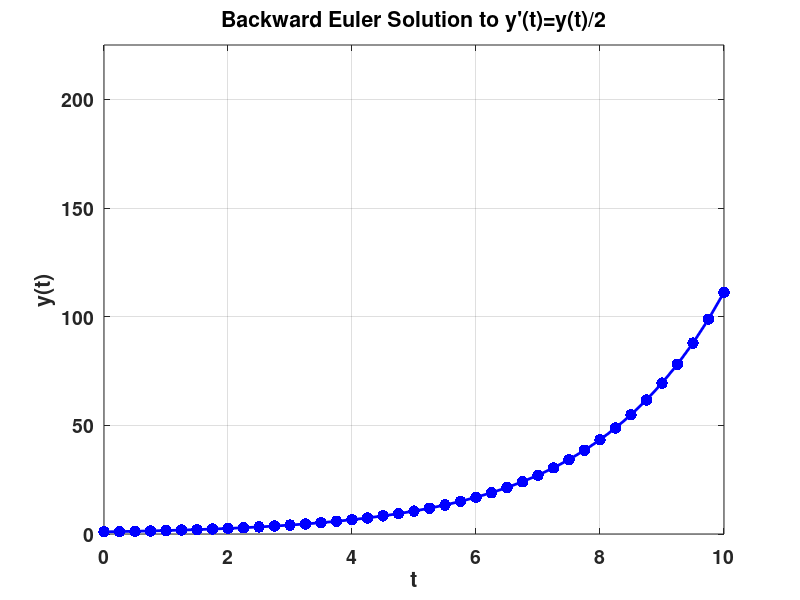
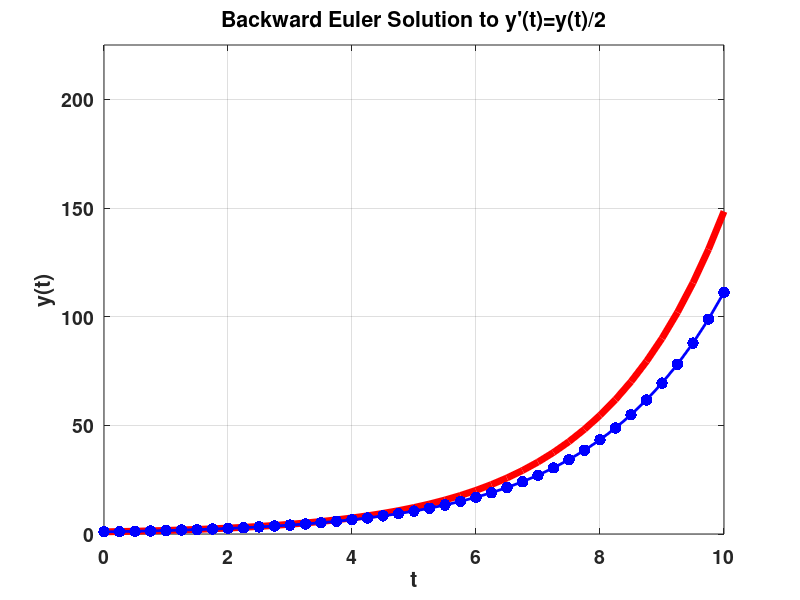
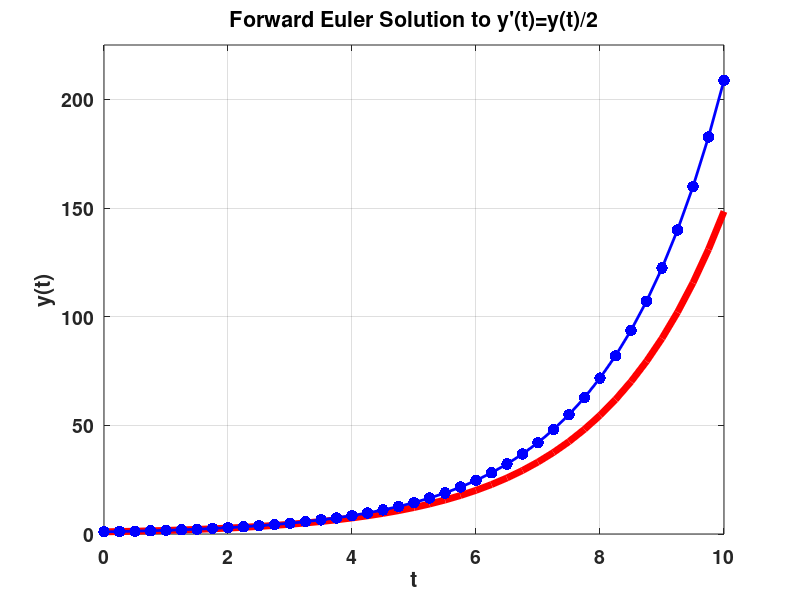
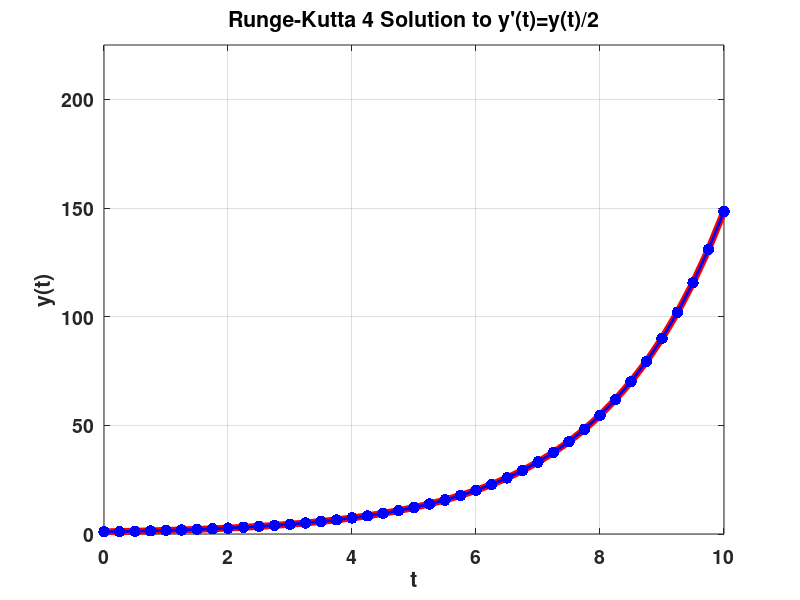

Reproduce these figures in MATLAB, in order.
%%%%%%%%%%%%%%%%%%%%%%%%%%%%%%%%%%%%%%%%%%%%%%%%%%%%%%%%%%%%%%%%%%%%%%%%%%%
% ODE_Examples
%--------------------------------------------------------------------------
% C Rocheleau, Colorado State University
% 10/9/2023
%--------------------------------------------------------------------------
% Ordinary differential equation solver examples for the Fall 2023 MATH 151
% course. Shows examples of the following algorithms
%   - Backward Euler Method
%   - Forward Euler Method
%   - Fourth-Order Runge-Kutta
% and the following specific cases
%   - Initial Value Problems
%   - Shooting Method for Boundary Value Problems
%   - Solutions for Second-Order ODEs
%%%%%%%%%%%%%%%%%%%%%%%%%%%%%%%%%%%%%%%%%%%%%%%%%%%%%%%%%%%%%%%%%%%%%%%%%%%


close all; clear all; clc;

%% Example 1: Exponential Growth
% Set up time grid
h = 0.25;
t = 0:h:10;
y_true = exp(t/2);

% Find Backward Euler to f' = f/2
y_BE = ones(size(t));
for n = 2:length(t)
    y_BE(n) = y_BE(n-1) + h*y_BE(n-1)/2;
end

% Plotting our Solution Compared to Truth
figure();
plot(t, y_BE, 'b.-','linewidth',2,'markersize',25);
hold on; grid on; ylim([0 225])
set(gca,'fontsize',14,'fontweight','b')
ylabel('y(t)')
xlabel('t');
title('Backward Euler Solution to y''(t)=y(t)/2')

figure();
plot(t, y_true, 'r-','linewidth',5);
hold on; grid on; ylim([0 225])
set(gca,'fontsize',14,'fontweight','b')
ylabel('y(t)')
xlabel('t');
plot(t, y_BE, 'b.-','linewidth',2,'markersize',25);
title('Backward Euler Solution to y''(t)=y(t)/2')


% Find Forward Euler Solutions to f' = f/2
y_FE = ones(size(t));
for n = 2:length(t)
    % Update with a Backward Euler guess
    y_FE(n) = y_FE(n-1) + h*y_FE(n-1)/2;
    temp = Inf;

    % We solve nonlinear equation 0 = f_n - (f_(n-1) + h*f_n / 2) 
    while abs(y_FE(n) - temp) > 0.001
        temp = y_FE(n);
        y_FE(n) = y_FE(n) - (y_FE(n) - h*y_FE(n)/2 - y_FE(n-1))/(1 - h/2);
    end
end

% Plotting our Solution Compared to Truth
figure();
plot(t, y_true, 'r-','linewidth',5);
hold on; grid on; ylim([0 225])
set(gca,'fontsize',14,'fontweight','b')
ylabel('y(t)')
xlabel('t');
plot(t, y_FE, 'b.-','linewidth',2,'markersize',25);
title('Forward Euler Solution to y''(t)=y(t)/2')

% Find Runge-Kutta 4th Order Solutions to f' = f/2
y_RK4 = ones(size(t));
for n = 2:length(t)
    k1 = y_RK4(n-1)/2;
    k2 = (1/2)*(y_RK4(n-1) + (h/2)*k1);
    k3 = (1/2)*(y_RK4(n-1) + (h/2)*k2);
    k4 = (1/2)*(y_RK4(n-1) + h*k3);

    y_RK4(n) = y_RK4(n-1) + (h/6)*(k1 + 2*k2 + 2*k3 + k4);
end

% Plotting our Solution Compared to Truth
figure();
plot(t, y_true, 'r-','linewidth',5);
hold on; grid on; ylim([0 225])
set(gca,'fontsize',14,'fontweight','b')
ylabel('y(t)')
xlabel('t');
plot(t, y_RK4, 'b.-','linewidth',2,'markersize',25);
title('Runge-Kutta 4 Solution to y''(t)=y(t)/2')

%% Example 2: Shooting Method with Bubble Equation
% Let's see if shooting method works well for the minimal volume of
% revolution
% This solves the following BVP
% u'' = (1 + u'^2) / u
% u(0) = alpha, u(L) = beta

L = 10; 
alpha = 10; beta = 7;

% Break up into discrete length steps and run
dx = 0.05;          % Spacial Step
X = 0:dx:L;         % Create our x grid
u = inf(size(X));   % Initialize u as infinity so we enter while loop

% Initialization for Secant method
nIts = 1; 
slopeleft = (beta-alpha); sloperight = 0; % Initial Slope guesses

% Plot Setup
figure(); hold on; axis equal;
plot([0 0 NaN L L],[-1 alpha NaN -1 beta],'ko-','linewidth',5,'markersize',20);
set(gca,'fontsize',16); title('Shooting Method Example')
xlabel('Distance'); ylabel('Radius'); 
ylim([0 12]);

while abs(u(end) - beta) > 0.001 && nIts < 1000
    % Initialize forward solver and hope it satisfies BVP
    u(1)   = alpha;       % Initial Height
    if nIts == 1
        uprime0 = sloperight; % Initial Guess straight line
    elseif nIts == 2
        up0_last = uprime; 
        err_last = u(end) - beta;
        uprime0  = slopeleft;  % Second Guess line to 0
    else
        % Try to Guess next point using Secant Method
        err  = u(end) - beta;
        temp = uprime0 - err*((uprime0 - up0_last)/(err - err_last));

        up0_last = uprime0;
        err_last = err;
        uprime0  = temp;
    end
    
    uprime = uprime0; % Uprime doesn't have to be a vector but we need to be careful with it
    
    % Solve Using RK4
    % Because we have a second-order DE we need to split it into pieces
    % We define u' = v
    % This transforms our u'' into v' = (1 + v^2) / u 
    % This means we are solving two related ODES using RK4
    for iStep = 2:length(X)
        k1 = (1 + uprime^2)/u(iStep - 1); % v' = (1 + v^2) / u 
        l1 = uprime;                      % u' = v
       
        % Be careful with updates, this is helpful to write out
        % The ks update our v = u'
        % The ls update our u
        k2 = (1 + (uprime + dx/2*k1)^2)/(u(iStep - 1) + dx/2*l1);
        l2 = uprime + dx/2*k1;

        k3 = (1 + (uprime + dx/2*k2)^2)/(u(iStep - 1) + dx/2*l2);
        l3 = uprime + dx/2*k2;

        k4 = (1 + (uprime + dx*k3)^2)/(u(iStep - 1) + dx*l3);
        l4 = uprime + dx*k3;
        
        uprime   = uprime     + (dx/6)*(k1 + 2*k2 + 2*k3 + k4);
        u(iStep) = u(iStep-1) + (dx/6)*(l1 + 2*l2 + 2*l3 + l4);
    end
    
    % Update iteration number to make secant guesses work correct
    nIts = nIts + 1;
    
    plot(X,u,'-','linewidth',2);
    pause(1); % put a short pause in so we can see them get plotted as a movie!
end

% Delete off all of the Intermediate plots and just show the final solution
int_plots = get(gca, 'children');
delete(int_plots(1:end-1));
plot(X,u,'c-','linewidth',5);
